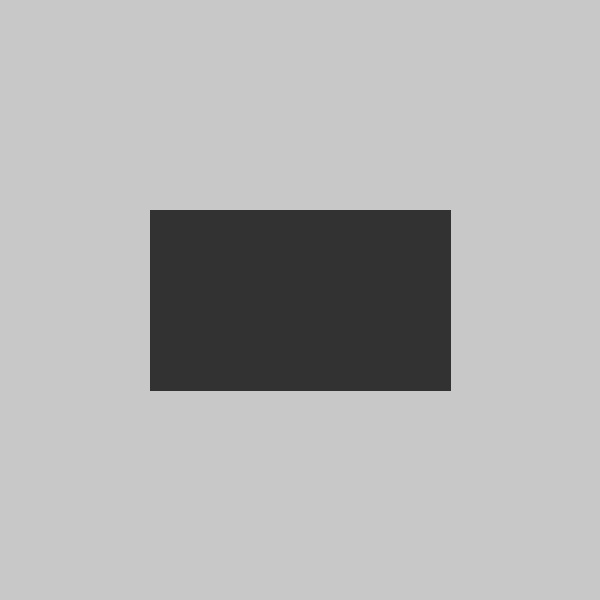
#> input picture dataset/box_angle_0.jpg, 600 x 600 px; its folder holds only this picture in this run
$ python main.py
#> lines starting #> are read from the running program, lines starting #| are printed output that depends on the picture; after the words box and inside, x2 and y2 are one past the last pixel; in counts of white or black regions, pixels touching at a corner belong together
import cv2
import numpy as np
import os

# CONFIGURATION
DATASET_DIR = "dataset"
OUTPUT_DIR = "outputs"

STICKER_OFFSET = 30        # distance from box edge
STICKER_WIDTH = 40         # sticker width (pixels)
STICKER_HEIGHT = 20        # sticker height (pixels)

os.makedirs(OUTPUT_DIR, exist_ok=True)
# PROCESS EACH IMAGE
for image_name in os.listdir(DATASET_DIR):

    if not image_name.lower().endswith((".jpg", ".png", ".jpeg")):
        continue

    image_path = os.path.join(DATASET_DIR, image_name)
    image = cv2.imread(image_path)
#> image is the input picture: shape (600, 600, 3); min 44, max 206, mean 177.3

    if image is None:
        print(f"Could not read {image_name}")
        continue
    # PREPROCESSING

    gray = cv2.cvtColor(image, cv2.COLOR_BGR2GRAY)
    blur = cv2.GaussianBlur(gray, (5, 5), 0)
    edges = cv2.Canny(blur, 50, 150)
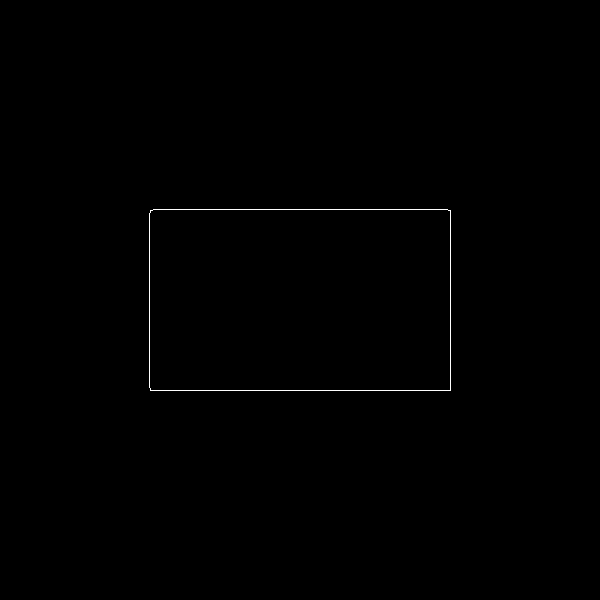
#> edges: shape (600, 600); 0.27% white in thin lines or dots, all inside (x1, y1, x2, y2) = (149, 209, 451, 391)

    # CONTOUR DETECTION

    contours, _ = cv2.findContours(
        edges, cv2.RETR_EXTERNAL, cv2.CHAIN_APPROX_SIMPLE
    )
#> contours = 1 contour; box (x1, y1, x2, y2) and area: (149, 209, 451, 391) 54470

    if len(contours) == 0:
        print(f"No contours found in {image_name}")
        continue

    box_contour = max(contours, key=cv2.contourArea)
#> box_contour = contour of 12 points, box (x1, y1, x2, y2) (149, 209, 451, 391), area 54470

    # ORIENTATION ESTIMATION

    rect = cv2.minAreaRect(box_contour)
#> rect = ((299.5, 299.5), (181, 301), -90)
    (cx, cy), (w, h), angle = rect
#> cx = 299.5; cy = 299.5; w = 181; h = 301; angle = -90

    if w < h:
        angle += 90
#> angle = 0

    # Box contour (for visualization)
    box = cv2.boxPoints(rect)
#> box = [[450, 390], [149, 390], [149, 209], [450, 209]]
    box = np.int32(box)

    #STICKER PLACEMENT (BOX FRAME)

    theta = np.deg2rad(angle)
#> theta = 0

    dx = w / 2 - STICKER_OFFSET
#> dx = 60.5
    dy = -h / 2 + STICKER_OFFSET
#> dy = -120.5

    rot_x = dx * np.cos(theta) - dy * np.sin(theta)
#> rot_x = 60.5
    rot_y = dx * np.sin(theta) + dy * np.cos(theta)
#> rot_y = -120.5

    sticker_x = int(cx + rot_x)
#> sticker_x = 360
    sticker_y = int(cy + rot_y)
#> sticker_y = 179

    # Visualize box-frame vector (center → sticker)
    cv2.line(
        image,
        (int(cx), int(cy)),
        (sticker_x, sticker_y),
        (0, 0, 255),
        1
    )
#> image: shape (600, 600, 3); 0.03% of pixels changed, all inside (x1, y1, x2, y2) = (299, 179, 361, 300)

    #Rectangle Sticker
    sticker_rect = (
        (sticker_x, sticker_y),
        (STICKER_WIDTH, STICKER_HEIGHT),
        angle
    )
#> sticker_rect = ((360, 179), (40, 20), 0)

    sticker_box = cv2.boxPoints(sticker_rect)
#> sticker_box = [[340, 189], [340, 169], [380, 169], [380, 189]]
    sticker_box = np.int32(sticker_box)

    cv2.drawContours(image, [sticker_box], 0, (0, 0, 255), -1)

    # VISUALIZATION
    cv2.drawContours(image, [box], 0, (0, 255, 0), 2)

    # Orientation axis
    axis_length = 100
    x2 = int(cx + axis_length * np.cos(theta))
#> x2 = 399
    y2 = int(cy + axis_length * np.sin(theta))
#> y2 = 299
    cv2.line(
        image,
        (int(cx), int(cy)),
        (x2, y2),
        (255, 0, 0),
        2
    )
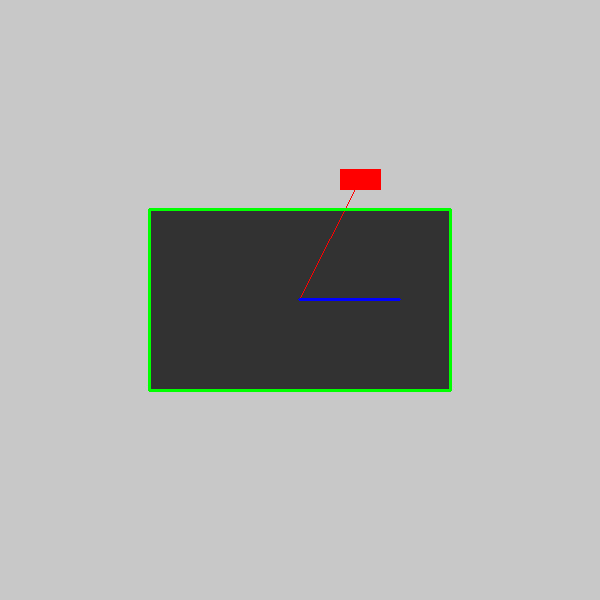
#> image: shape (600, 600, 3); mean B, G, R 176, 177.8, 176.4

    #  OUTPUT

    output_path = os.path.join(OUTPUT_DIR, f"result_{image_name}")
    cv2.imwrite(output_path, image)

    # PRINT RESULTS

    print("===================================")
    print(f"Image: {image_name}")
    print(f"Orientation angle (deg): {round(angle, 2)}")
#| Orientation angle (deg): 0.0
    print(f"Sticker position (x, y): ({sticker_x}, {sticker_y})")
#| Sticker position (x, y): (360, 179)

print("\nProcessing complete. Results saved in 'outputs/' folder.")

$ run again, on dataset/box_angle_30.jpg
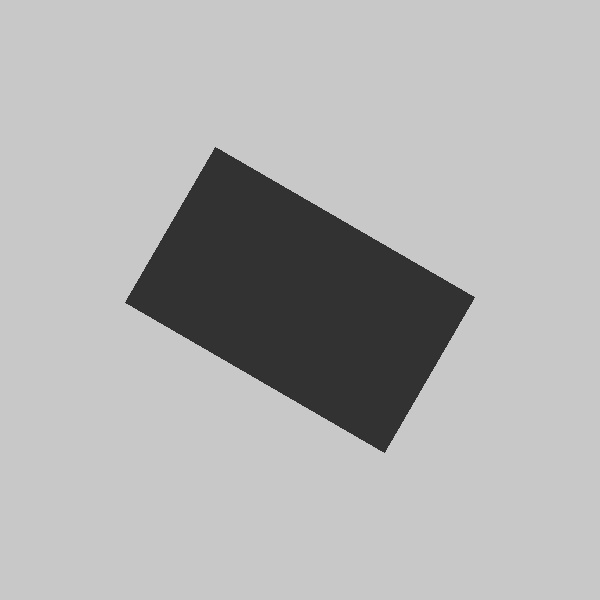
#> input picture dataset/box_angle_30.jpg, 600 x 600 px
#> image is the input picture: shape (600, 600, 3); min 44, max 206, mean 177.5
#> `edges = cv2.Canny(blur, 50, 150)`:
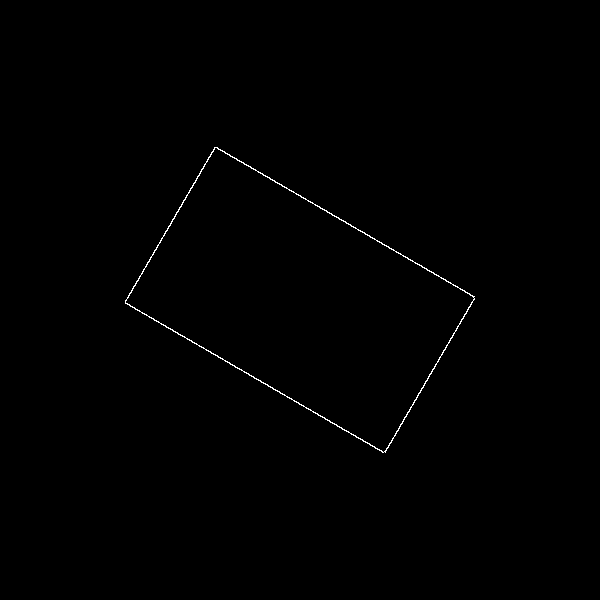
#> edges: shape (600, 600); 0.35% white in thin lines or dots, all inside (x1, y1, x2, y2) = (125, 147, 475, 453)
#> contours = 1 contour; box (x1, y1, x2, y2) and area: (125, 147, 475, 453) 54271
#> box_contour = contour of 696 points, box (x1, y1, x2, y2) (125, 147, 475, 453), area 54271
#> rect = ((299.5, 299.5), (181.5, 301.7), -59.92)
#> `(cx, cy), (w, h), angle = rect`: cx = 299.5; w = 181.5; h = 301.7; angle = -59.92
#> `angle += 90`: angle = 30.08
#> `box = cv2.boxPoints(rect)`: box = [[384.5, 453.6], [123.5, 302.4], [214.5, 145.4], [475.5, 296.6]]
#> `box = np.int32(box)`: box = [[384, 453], [123, 302], [214, 145], [475, 296]]
#> theta = 0.525
#> dx = 60.75
#> dy = -120.8
#> rot_x = 113.1
#> rot_y = -74.11
#> sticker_x = 412
#> sticker_y = 225
#> sticker_rect = ((412, 225), (40, 20), 30.08)
#> `sticker_box = cv2.boxPoints(sticker_rect)`: sticker_box = [[389.7, 223.6], [399.7, 206.3], [434.3, 226.4], [424.3, 243.7]]
#> `sticker_box = np.int32(sticker_box)`: sticker_box = [[389, 223], [399, 206], [434, 226], [424, 243]]
#> x2 = 386
#> y2 = 349
#> `cv2.line( image, (int(cx), int(cy)), (x2, y2), (255, 0, 0), 2 )`:
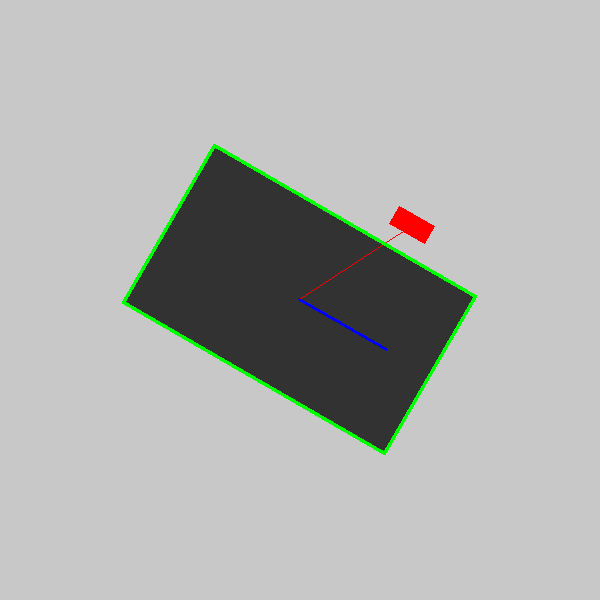
#> image: shape (600, 600, 3); mean B, G, R 175.7, 177.8, 176.2
#| Orientation angle (deg): 30.08
#| Sticker position (x, y): (412, 225)

$ run again, on dataset/box_angle_60.jpg
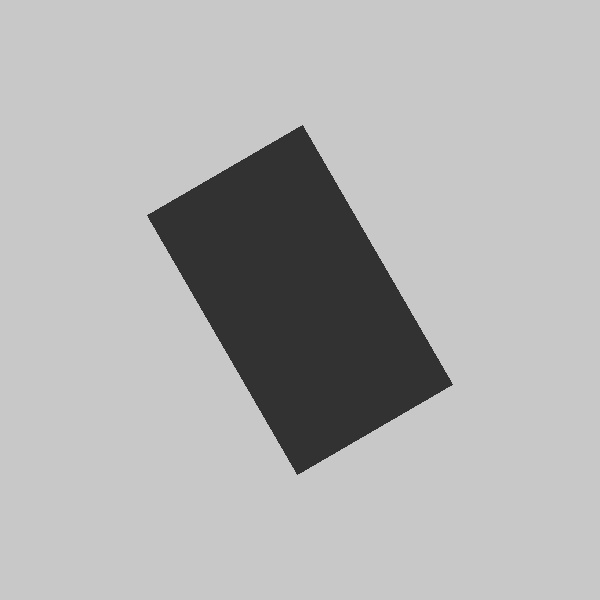
#> input picture dataset/box_angle_60.jpg, 600 x 600 px
#> image is the input picture: shape (600, 600, 3); min 43, max 206, mean 177.5
#> `edges = cv2.Canny(blur, 50, 150)`:
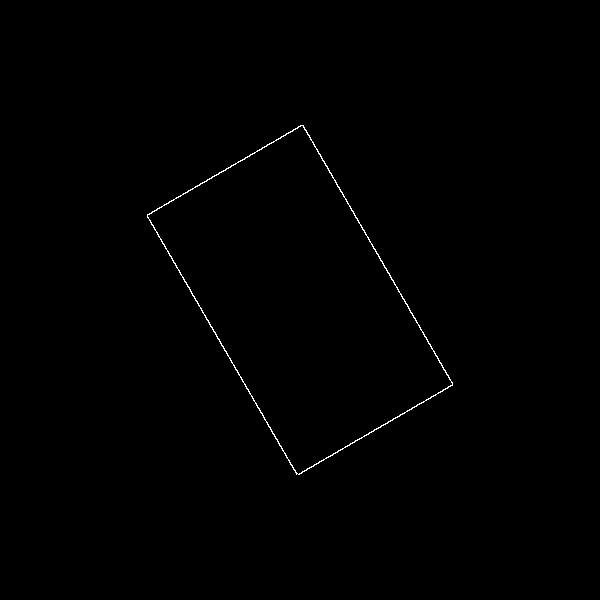
#> edges: shape (600, 600); 0.35% white in thin lines or dots, all inside (x1, y1, x2, y2) = (147, 125, 453, 475)
#> contours = 1 contour; box (x1, y1, x2, y2) and area: (147, 125, 453, 475) 54270
#> box_contour = contour of 694 points, box (x1, y1, x2, y2) (147, 125, 453, 475), area 54270
#> rect = ((299.5, 299.5), (181.5, 301.7), -30.1)
#> `(cx, cy), (w, h), angle = rect`: cx = 299.5; w = 181.5; h = 301.7; angle = -30.1
#> `angle += 90`: angle = 59.9
#> `box = cv2.boxPoints(rect)`: box = [[296.7, 475.5], [145.3, 214.5], [302.3, 123.5], [453.7, 384.5]]
#> `box = np.int32(box)`: box = [[296, 475], [145, 214], [302, 123], [453, 384]]
#> theta = 1.05
#> dx = 60.75
#> dy = -120.9
#> rot_x = 135
#> rot_y = -8.06
#> sticker_x = 434
#> sticker_y = 291
#> sticker_rect = ((434, 291), (40, 20), 59.9)
#> `sticker_box = cv2.boxPoints(sticker_rect)`: sticker_box = [[415.3, 278.7], [432.6, 268.7], [452.7, 303.3], [435.4, 313.3]]
#> `sticker_box = np.int32(sticker_box)`: sticker_box = [[415, 278], [432, 268], [452, 303], [435, 313]]
#> x2 = 349
#> y2 = 386
#> `cv2.line( image, (int(cx), int(cy)), (x2, y2), (255, 0, 0), 2 )`:
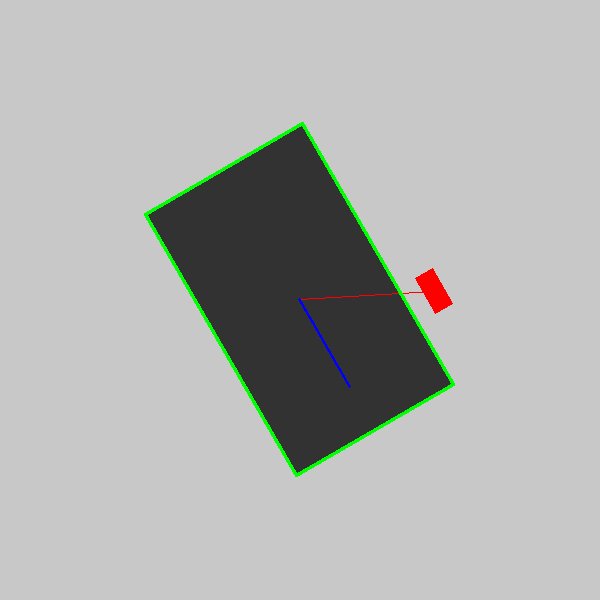
#> image: shape (600, 600, 3); mean B, G, R 175.7, 177.8, 176.2
#| Orientation angle (deg): 59.9
#| Sticker position (x, y): (434, 291)
